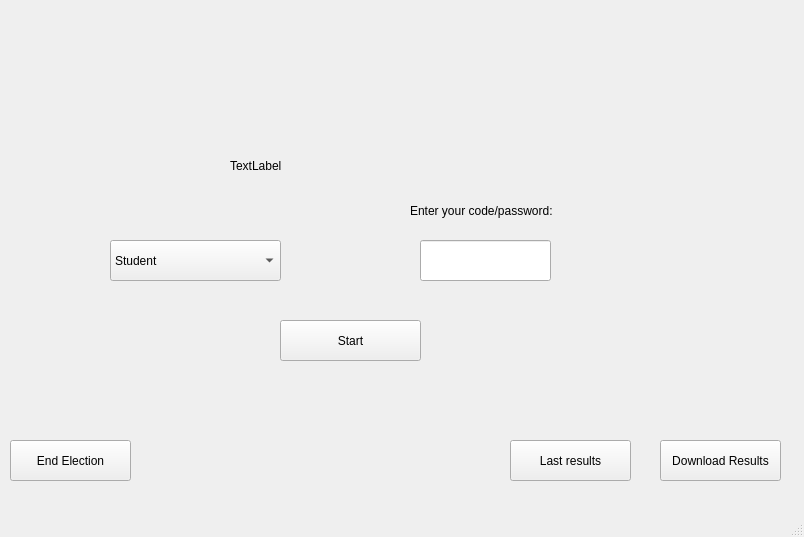
<?xml version="1.0" encoding="UTF-8"?>
<ui version="4.0">
 <class>MainWindow</class>
 <widget class="QMainWindow" name="MainWindow">
  <property name="geometry">
   <rect>
    <x>0</x>
    <y>0</y>
    <width>804</width>
    <height>537</height>
   </rect>
  </property>
  <property name="windowTitle">
   <string>MainWindow</string>
  </property>
  <widget class="QWidget" name="centralwidget">
   <widget class="QLabel" name="welcome_label">
    <property name="geometry">
     <rect>
      <x>230</x>
      <y>150</y>
      <width>401</width>
      <height>31</height>
     </rect>
    </property>
    <property name="text">
     <string>TextLabel</string>
    </property>
   </widget>
   <widget class="QComboBox" name="option_cbb">
    <property name="geometry">
     <rect>
      <x>110</x>
      <y>240</y>
      <width>171</width>
      <height>41</height>
     </rect>
    </property>
    <item>
     <property name="text">
      <string>Student</string>
     </property>
    </item>
    <item>
     <property name="text">
      <string>Administrative</string>
     </property>
    </item>
   </widget>
   <widget class="QLabel" name="label">
    <property name="geometry">
     <rect>
      <x>410</x>
      <y>195</y>
      <width>161</width>
      <height>31</height>
     </rect>
    </property>
    <property name="text">
     <string>Enter your code/password:</string>
    </property>
   </widget>
   <widget class="QLineEdit" name="code_entry">
    <property name="geometry">
     <rect>
      <x>420</x>
      <y>240</y>
      <width>131</width>
      <height>41</height>
     </rect>
    </property>
    <property name="echoMode">
     <enum>QLineEdit::Password</enum>
    </property>
   </widget>
   <widget class="QPushButton" name="start_btn">
    <property name="geometry">
     <rect>
      <x>280</x>
      <y>320</y>
      <width>141</width>
      <height>41</height>
     </rect>
    </property>
    <property name="text">
     <string>Start</string>
    </property>
   </widget>
   <widget class="QPushButton" name="Last_results_btn">
    <property name="geometry">
     <rect>
      <x>510</x>
      <y>440</y>
      <width>121</width>
      <height>41</height>
     </rect>
    </property>
    <property name="text">
     <string>Last results</string>
    </property>
   </widget>
   <widget class="QPushButton" name="ending_elect_btn">
    <property name="geometry">
     <rect>
      <x>10</x>
      <y>440</y>
      <width>121</width>
      <height>41</height>
     </rect>
    </property>
    <property name="text">
     <string>End Election</string>
    </property>
   </widget>
   <widget class="QPushButton" name="download_btn">
    <property name="geometry">
     <rect>
      <x>660</x>
      <y>440</y>
      <width>121</width>
      <height>41</height>
     </rect>
    </property>
    <property name="text">
     <string>Download Results</string>
    </property>
   </widget>
  </widget>
  <widget class="QMenuBar" name="menubar">
   <property name="geometry">
    <rect>
     <x>0</x>
     <y>0</y>
     <width>804</width>
     <height>26</height>
    </rect>
   </property>
  </widget>
  <widget class="QStatusBar" name="statusbar"/>
 </widget>
 <resources/>
 <connections/>
</ui>
